Frame 1 (no input): blank canvas, image omitted
Frame 60 (no input): blank canvas, image omitted
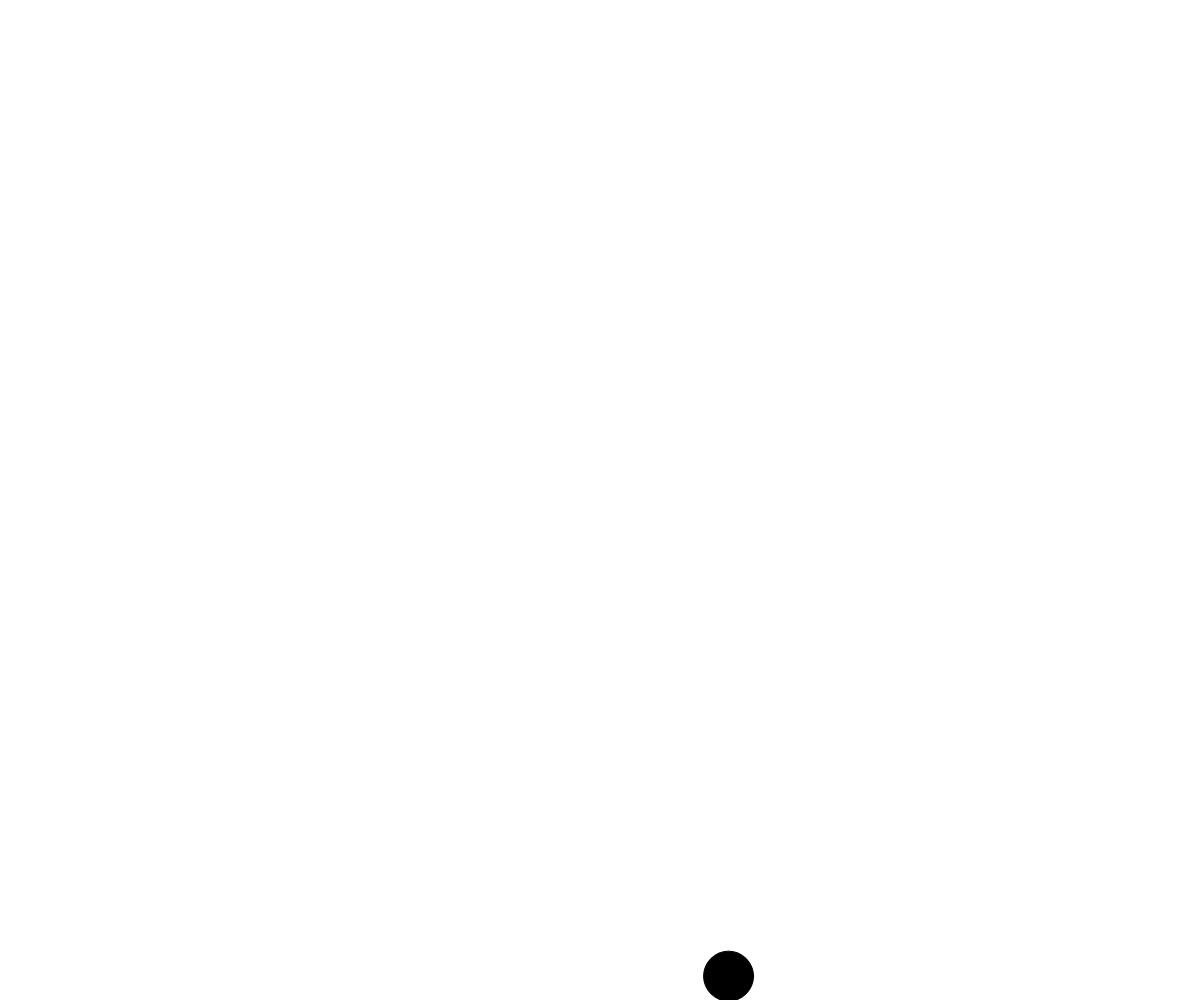
Frame 120 (the mouse pressed at the canvas centre since frame 60)

The p5.js sketch whose frames 1 and 60 were blank and that drew this single picture after the mouse press (run headless with seeded random() and noise() and a simulated clock; from frame 60 on, the mouse is pressed at the canvas centre):

// p5.js sketch
// ── sketch.js
// Project Title
// Your Name
// Date
//
// Extra for Experts:
// - describe what you did to take this project "above and beyond"
let ballArray = [];
function setup() {
  createCanvas(windowWidth, windowHeight);

}

function draw() {
  background(255);

  for (let i = 0; i < ballArray.length; i++) {
  //move ball
    ballArray[i].x += ballArray[i].dx;
    ballArray[i].y += ballArray[i].dy;
    ballArray[i].dy = ballArray[i].dy+1;
    if (ballArray[i].x > width - ballArray[i].radius || ballArray[i].x < 0 + ballArray[i].radius){
      ballArray[i].dx = ballArray[i].dx * -1;
    }
    if (ballArray[i].y < 0 + ballArray[i].radius){
      ballArray[i].dy = ballArray[i].dy * -1;
    }
    if (ballArray[i].y > height - ballArray[i].radius){
      ballArray[i].dy = ballArray[i].dy * -0.5;
    }

    //display ballArray[i]
    fill(0);
    ellipse(ballArray[i].x, ballArray[i].y, ballArray[i].radius*2);
  }
}

function mousePressed() {
  let ball = {
    x: mouseX,
    y: mouseY,
    radius: 25,
    dx: random(-5, 5),
    dy: random(-5, 5),
  };
  ballArray.push(ball);
}
